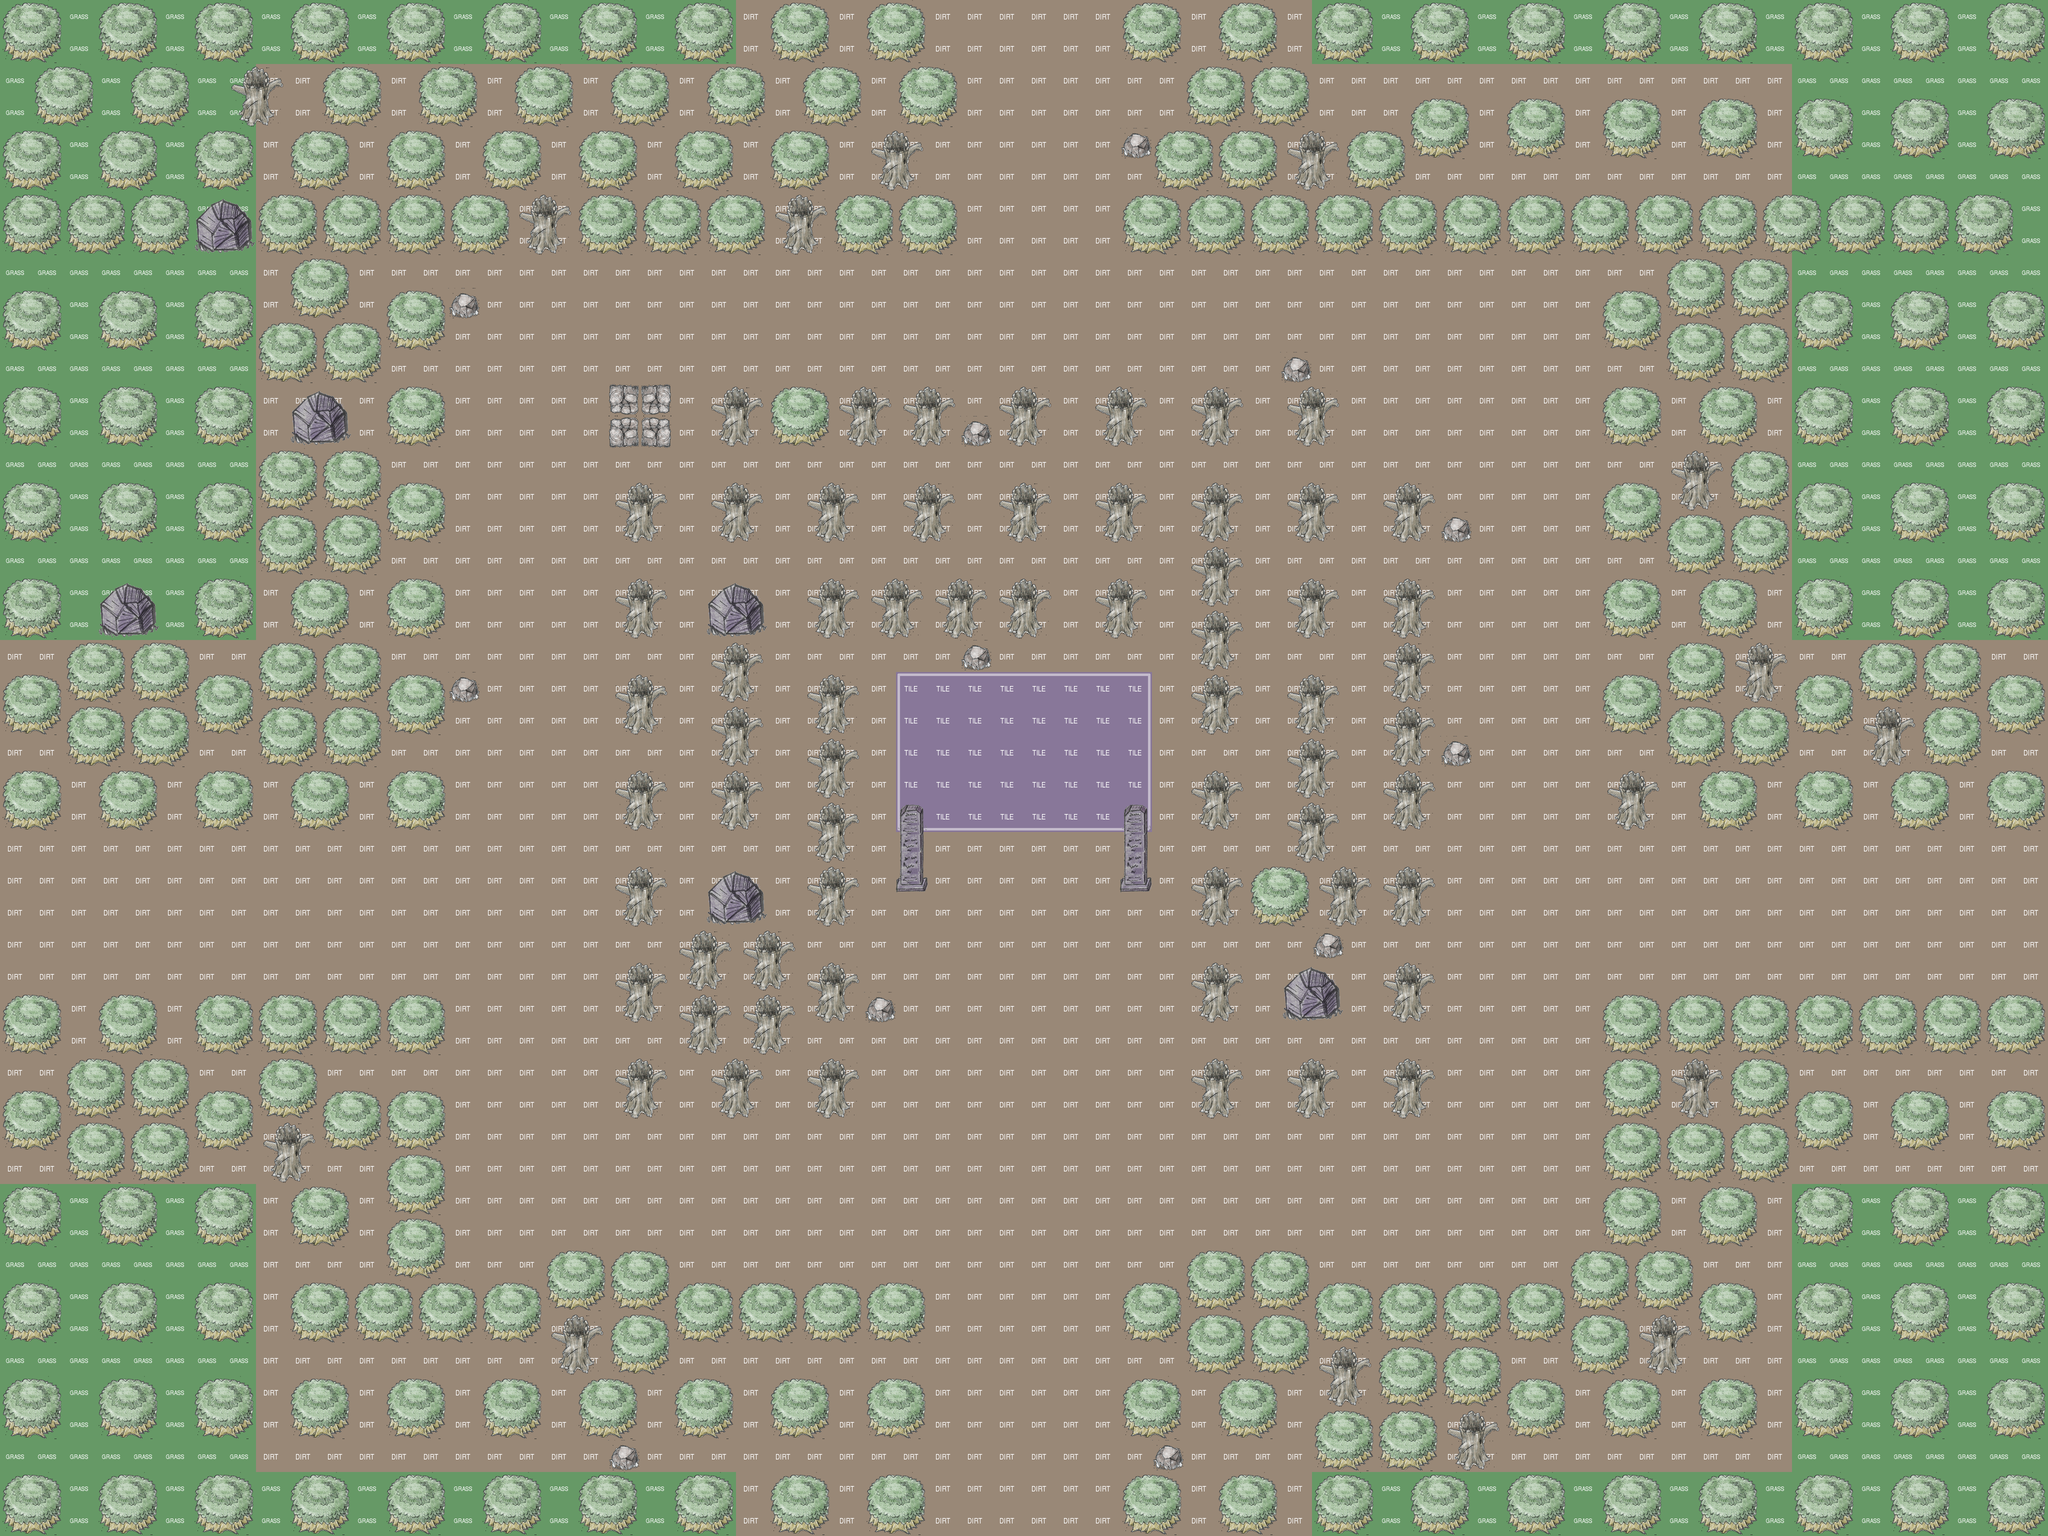

Below is a game level as drawn by its tile map, then a one-line description and the .tmx that defines it (tile-layer data replaced by summaries):
An orthogonal 64x48 tile map with 64x64 px tiles, 3 tile layers (bg, static objects, overlays), 2 tilesets and 12 objects (5x NPC, 4x Spawn, Yarn, Health, Sign).

<map version="1.0" tiledversion="1.1.2" orientation="orthogonal" renderorder="right-down" width="64" height="48" tilewidth="64" tileheight="64" infinite="0" backgroundcolor="#669966" nextobjectid="17">
 <tileset firstgid="1" source="bg_tileset.tsx" />
 <tileset firstgid="65" source="object_tileset.tsx" />
 <layer name="bg" width="64" height="48">
  <data>[3072 cells, 3072 non-empty, 11 distinct tile ids]</data>
 </layer>
 <layer name="static objects" width="64" height="48">
  <properties>
   <property name="collidable" type="bool" value="true" />
  </properties>
  <data>[3072 cells, 1418 non-empty, 18 distinct tile ids]</data>
 </layer>
 <objectgroup name="Spawn Points">
  <object id="1" name="North" type="Spawn" x="2048" y="640">
   <point />
  </object>
  <object id="2" name="West" type="Spawn" x="836" y="1832">
   <point />
  </object>
  <object id="3" name="East" type="Spawn" x="3128" y="1808">
   <point />
  </object>
  <object id="4" name="South" type="Spawn" x="2048" y="2502">
   <point />
  </object>
 </objectgroup>
 <objectgroup name="Pickups">
  <object id="14" name="Yarn" type="Yarn" x="2048" y="1402">
   <point />
  </object>
  <object id="15" name="Health" type="Health" x="2714" y="1253">
   <point />
  </object>
 </objectgroup>
 <objectgroup name="Misc">
  <object id="16" name="Roadsign" type="Sign" x="1769" y="2216">
   <point />
  </object>
 </objectgroup>
 <objectgroup name="Minotaurs">
  <object id="9" name="1" type="NPC" x="1073.76" y="715.45">
   <point />
  </object>
  <object id="10" name="2" type="NPC" x="3028.85" y="2411.09">
   <point />
  </object>
  <object id="11" name="3" type="NPC" x="1058.55" y="2375.27">
   <point />
  </object>
  <object id="12" name="4" type="NPC" x="3061.58" y="735.64">
   <point />
  </object>
  <object id="13" name="5" type="NPC" x="2043.42" y="1532.39">
   <point />
  </object>
 </objectgroup>
 <layer name="overlays" width="64" height="48">
  <data>[3072 cells, 4 non-empty, 2 distinct tile ids]</data>
 </layer>
</map>